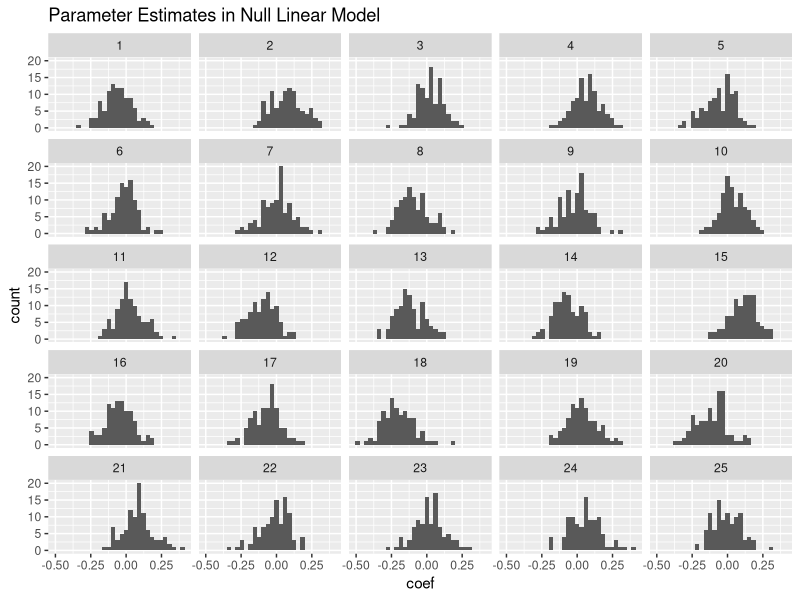
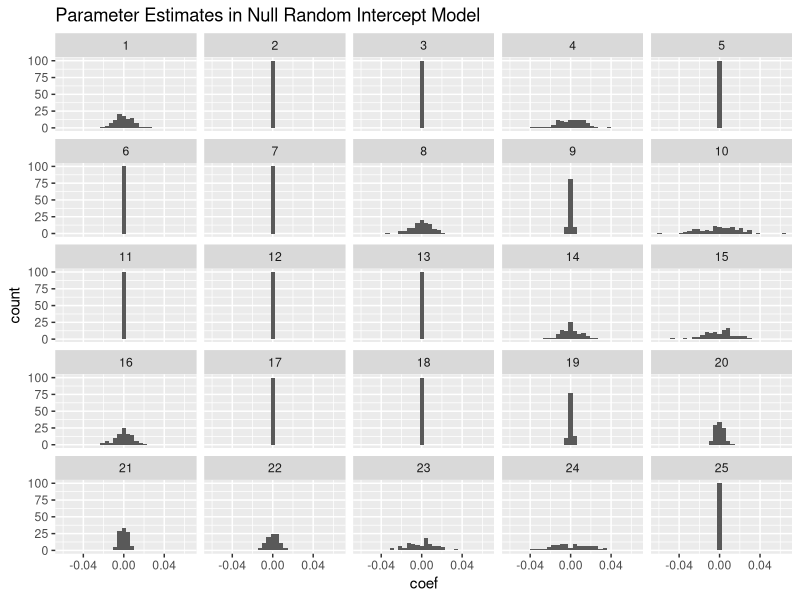
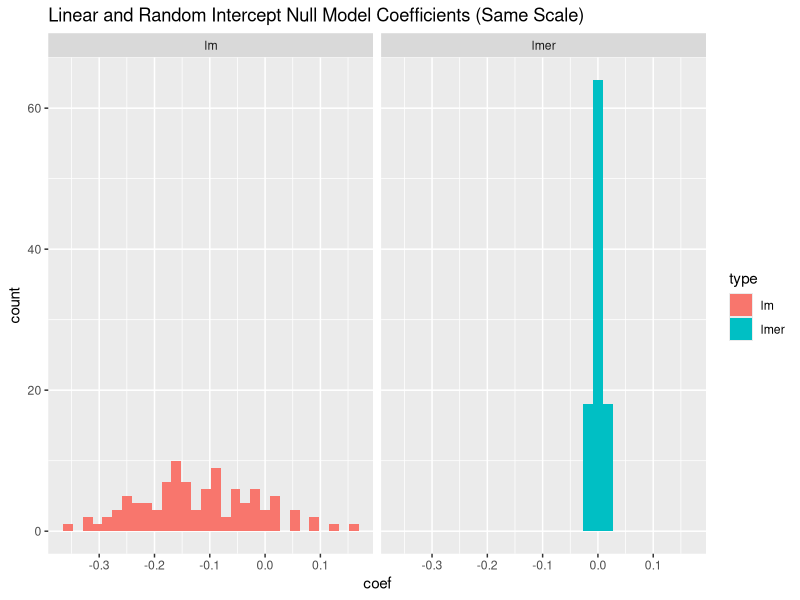
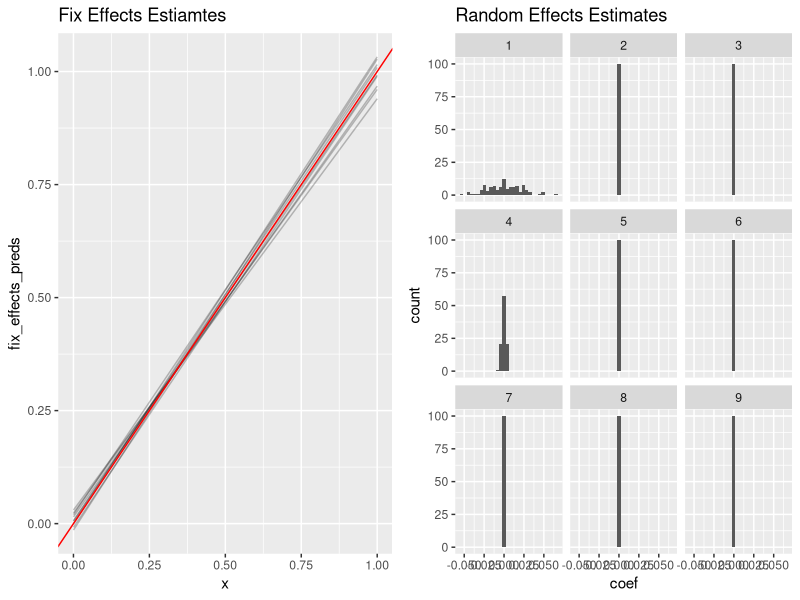
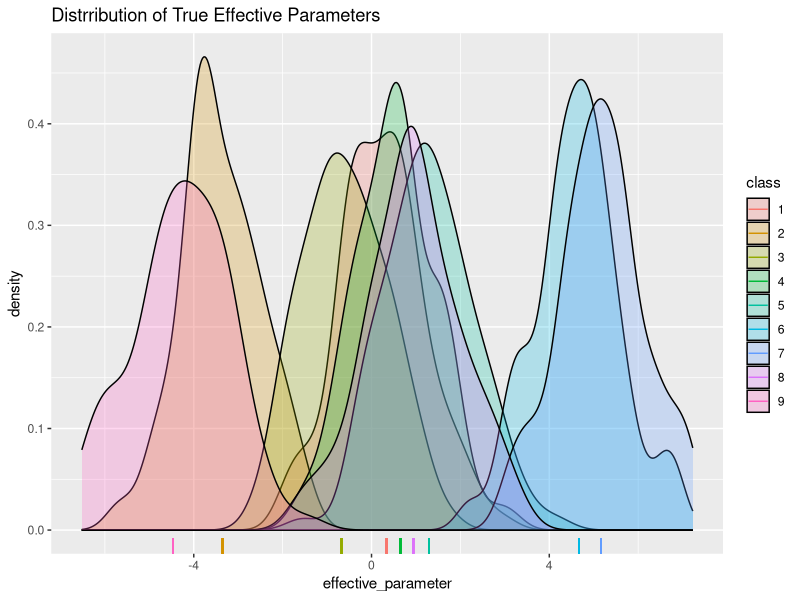
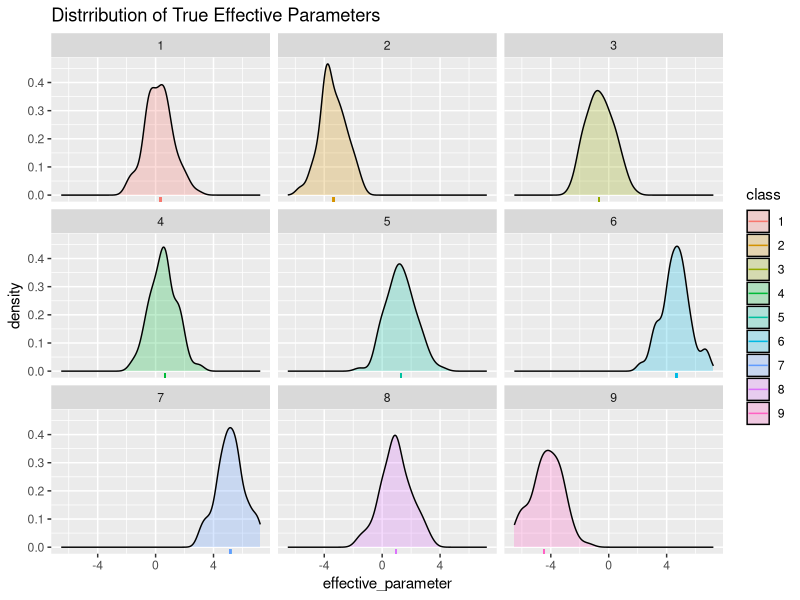
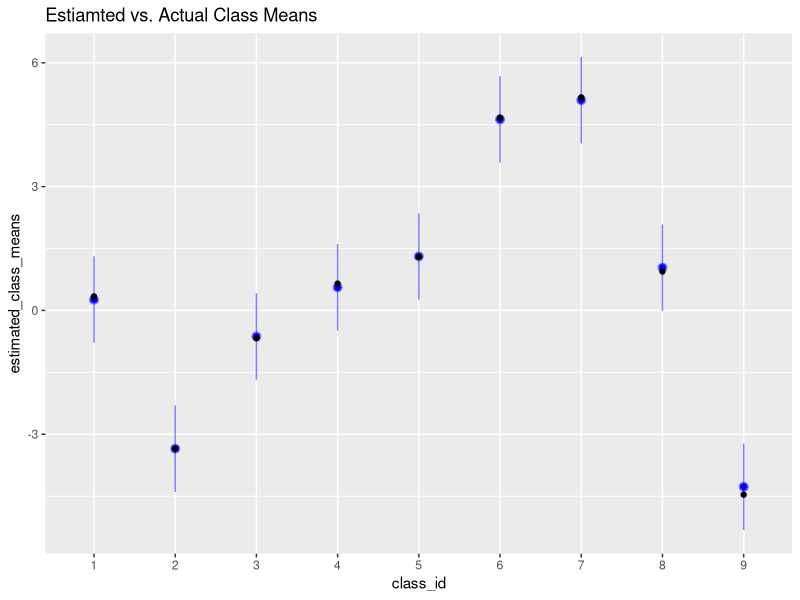
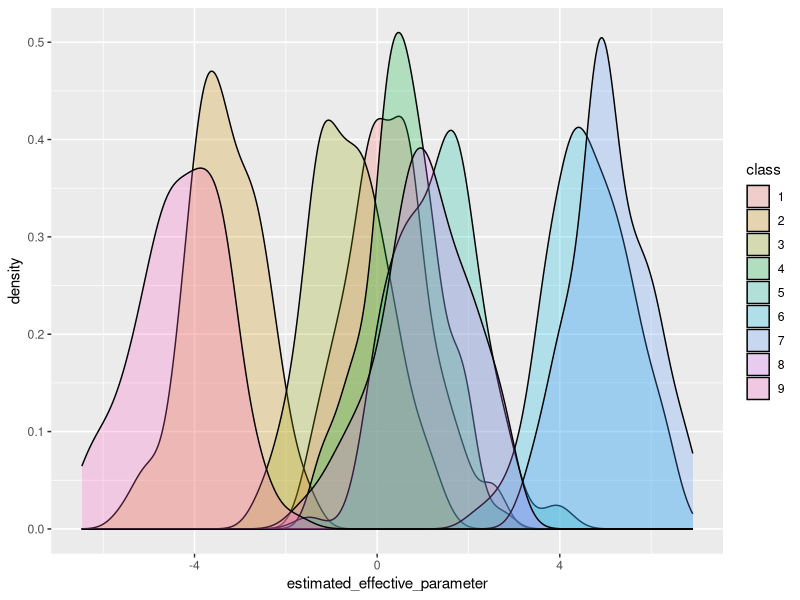

The R source for these figures, in order:
## ---- chunk 1
# Fit a linear model, regressing an independent response y against and a 
# random class varaible
estiamte_lm_random_classes <- function(N, N_classes) {
  X <- factor(sample(1:N_classes, N, replace=TRUE))
  y <- rnorm(N)
  M <- lm(y ~ X)
  coef(M)
}
## ---- chunk 2
# Replicate fitting an estimator N times
replicate_models <- function(N, N_classes, estimator, N_replicates) {
  model_coefs <- replicate(N_replicates, estimator(N, N_classes))
  model_coefs_melted <- data.frame(
    model_id = rep(1:N_replicates, each=N_classes),
    coef = as.vector(model_coefs)
  )
  model_coefs_melted
}
# 10000 replications of the independent y, random class model
model_coefs_melted <- replicate_models(10000, 100, estiamte_lm_random_classes, 25)
## ---- chunk 3
library("ggplot2")
ggplot(data=model_coefs_melted, aes(x=coef)) +
  geom_histogram() +
  facet_wrap(~model_id) +
  labs(title="Parameter Estimates in Null Linear Model")
## ---- chunk 4
set.seed(154)
N <- 10000
N_classes <- 100
df <- data.frame(
  X <- factor(sample(1:N_classes, N, replace=TRUE)),
  y <- rnorm(N)
)
M_lm <- lm(y ~ X, data = df)
## ---- chunk 5
library("lme4")
M_lmer <- lmer(y ~ (1 | X), data = df)
## ---- chunk 6
fixef(M_lmer)
## ---- chunk 7
head(ranef(M_lmer)$X)
## ---- chunk 8
attributes(VarCorr(M_lmer)$X)$stddev
## ---- chunk 9
sigma(M_lmer)
## ---- chunk 10
set.seed(154)
## ---- chunk 11
estiamte_lmer_random_classes <- function(N, N_classes) {
  df <- data.frame(
    x = factor(sample(1:N_classes, N, replace=TRUE)),
    y = rnorm(N)
  )
  M <- lmer(y ~ (1 | x), data = df)
  ranef(M)$x[, 1]
}

model_coefs_melted <- replicate_models(10000, 100,
                                      estiamte_lmer_random_classes, 25)
ggplot(data=model_coefs_melted, aes(x=coef)) +
  geom_histogram() +
  facet_wrap(~model_id) +
  labs(title="Parameter Estimates in Null Random Intercept Model")
## ---- chunk 12
set.seed(154)
df <- data.frame(
  x = factor(sample(1:N_classes, N, replace=TRUE)),
  y = rnorm(N)
)
M_lm <- lm(y ~ x, data = df)
M_lmer <- lmer(y ~ (1 | x), data = df)
plot_data <- data.frame(coef = c(coef(M_lm), ranef(M_lmer)$x[, 1]),
                        type = rep(c("lm", "lmer"), each = N_classes))
ggplot(aes(x = coef, fill = type), data = plot_data) + 
  geom_histogram() + 
  facet_wrap(~ type) +
  labs(title="Linear and Random Intercept Null Model Coefficients (Same Scale)")
## ---- chunk 13
set.seed(154)
df <- data.frame(
  t = runif(N),
  X = factor(sample(1:N_classes, N, replace=TRUE))
)
df$y <- df$t + rnorm(N)
M_lmer <- lmer(y ~ t + (1 | X), data = df)
## ---- chunk 14
fixef(M_lmer)
## ---- chunk 15
attributes(VarCorr(M_lmer)$X)$stddev
## ---- chunk 16
sigma(M_lmer)
## ---- chunk 17
estimate_lmer_with_fixed <- function(N, N_classes) {
  df <- data.frame(
    t = runif(N),
    x = factor(sample(1:N_classes, N, replace=TRUE))
  )
  df$y <- df$t + rnorm(N)
  M <- lmer(y ~ t + (1 | x), data = df)
  M
}

set.seed(154)
N_replicates <- 9
N_classes <- 100
lmers_fixed_effects <- replicate(
  N_replicates,
  fixef(estimate_lmer_with_fixed(10000, N_classes))
)

# Evaluate the fixed effects part of the model on a grid of points on [0, 1]
N_grid_points <- 4
grid_matrix <- cbind(rep(1, N_grid_points), seq(0, 1, length = N_grid_points))
fixef_preds <- grid_matrix %*% lmers_fixed_effects
fixef_preds_melted <- data.frame(
  model_id = factor(rep(1:N_replicates, each = N_grid_points)),
  x = rep(seq(0, 1, length = N_grid_points), N_replicates),
  fix_effects_preds = as.vector(fixef_preds)
)
p_fixef <- ggplot(data = fixef_preds_melted, aes(x = x, y = fix_effects_preds)) +
                  geom_line(aes(group = model_id), alpha = .25) +
                  geom_abline(intercept = 0, slope = 1, color="red") +
                  labs(title="Fix Effects Estiamtes")


# Plot the random effect distribution from the same model
set.seed(154)
lmers_rand_effects <- replicate(
  N_replicates,
  ranef(estimate_lmer_with_fixed(10000, N_classes))$x[,1]
)
rand_effects_melted <- data.frame(
  model_id = rep(1:N_replicates, each = N_classes),
  coef = as.vector(lmers_rand_effects)
)
p_ranef <- ggplot(data=rand_effects_melted, aes(x=coef)) +
           geom_histogram() +
           facet_wrap(~model_id) +
           labs(title="Random Effects Estimates")
## ---- chunk 18
# I've suppresed the busywork involved in making these plots.
library("gridExtra")
grid.arrange(p_fixef, p_ranef, ncol=2)
## ---- chunk 19
N_class <- 9

class_parameters <- structure(
  rnorm(N_class, sd = 3),
  names = as.character(1:N_class)
)

head(class_parameters)
## ---- chunk 20
N_subclass <- 100
subclass_parameters <- structure(
  rnorm(N_class*N_subclass),
  # The transpose is to put things in an inuitive order
  names = as.vector(t(outer(1:N_class, 1:N_subclass, paste, sep=".")))
)
head(subclass_parameters)
## ---- chunk 21
# Get the class name from a subclass name. For example:
#   get_class_name("10.4") == "10"
get_class_name <- function(subclass_name) strsplit(subclass_name, ".", fixed = TRUE)[[1]][1]

effective_parameters <- lapply(
  names(subclass_parameters),
  function(x) subclass_parameters[x] + class_parameters[get_class_name(x)]
)
names(effective_parameters) <- names(subclass_parameters)

parameters_df <- data.frame(
  effective_parameter = unlist(effective_parameters),
  class = rep(names(class_parameters), each = N_subclass),
  class_parameter = rep(class_parameters, each = N_subclass)
)

ggplot(data = parameters_df, aes(x = effective_parameter)) +
  geom_density(aes(fill = class), alpha = .25) +
  geom_rug(aes(x = class_parameter, colour = class)) +
  labs(title = "Distrribution of True Effective Parameters")
## ---- chunk 22
ggplot(data = parameters_df, aes(x = effective_parameter)) +
  geom_density(aes(fill = class), alpha = .25) +
  geom_rug(aes(x = class_parameter, colour = class)) +
  facet_wrap(~ class) +
  labs(title = "Distrribution of True Effective Parameters") 
## ---- chunk 23
N_obs <- 5000

class <- as.character(sample(1:N_class, N_obs, replace = TRUE))
subclass <- as.character(sample(1:N_subclass, N_obs, replace = TRUE))
class_subclass <- paste(class, subclass, sep = ".")
y <- class_parameters[class] + subclass_parameters[class_subclass] + rnorm(N_obs)

class_subclass_df <- data.frame(
  class  = class,
  subclass = subclass,
  y = y
)
head(class_subclass_df)
## ---- chunk 24
class_subclass_lmer <- lmer(y ~ (1 | class) + (1 | class:subclass),
                            data = class_subclass_df)
## ---- chunk 25
# TODO: Make this a one df plot, so that the labels play nice.
library("arm") # Contains extra functions for manipulating lmer objects.
class_means_df <- data.frame(
  class_id = names(class_parameters),
  true_class_means = class_parameters,
  estimated_class_means = fixef(class_subclass_lmer) + 
                          ranef(class_subclass_lmer)$class[, 1],
  # The intercept and class means are assumed to vary independently here.
  upper_se = fixef(class_subclass_lmer) + 
             ranef(class_subclass_lmer)$class[, 1] +
             sqrt(se.coef(class_subclass_lmer)$fixef^2 + 
                          se.coef(class_subclass_lmer)$class[, 1]^2),
  lower_se = fixef(class_subclass_lmer) +
             ranef(class_subclass_lmer)$class[, 1] -
             sqrt(se.coef(class_subclass_lmer)$fixef^2 + 
                          se.coef(class_subclass_lmer)$class[, 1]^2)
)

ggplot(data = class_means_df) +
  geom_point(aes(x = class_id, y = estimated_class_means), color = "blue") +
  geom_pointrange(aes(x = class_id, y = estimated_class_means,
                      ymax = upper_se, ymin = lower_se), color = "blue",
                  alpha = .5) +
  geom_point(aes(x = class_id, y = true_class_means)) +
  labs(title = "Estiamted vs. Actual Class Means")
## ---- chunk 26
# TODO: Don't call this df
df <- data.frame(
  estimated_effective_parameter =
    rep(fixef(class_subclass_lmer), N_class*N_subclass) +
    rep(ranef(class_subclass_lmer)$class[, 1], each = N_subclass) +
    ranef(class_subclass_lmer)[["class:subclass"]][, 1],
  class = factor(rep(1:9, each = N_subclass))
)

# TODO: Need title
ggplot(data = df, aes(x = estimated_effective_parameter)) +
  geom_density(aes(fill = class), alpha=.25)
## ---- chunk 27
# TODO: Need titles.
actuals <- ggplot(data = parameters_df, aes(x = effective_parameter)) +
  geom_density(aes(fill = class), alpha=.25)
estimates <- ggplot(data = df, aes(x = estimated_effective_parameter)) +
  geom_density(aes(fill = class), alpha = .25)
grid.arrange(actuals, estimates, nrow=2)
